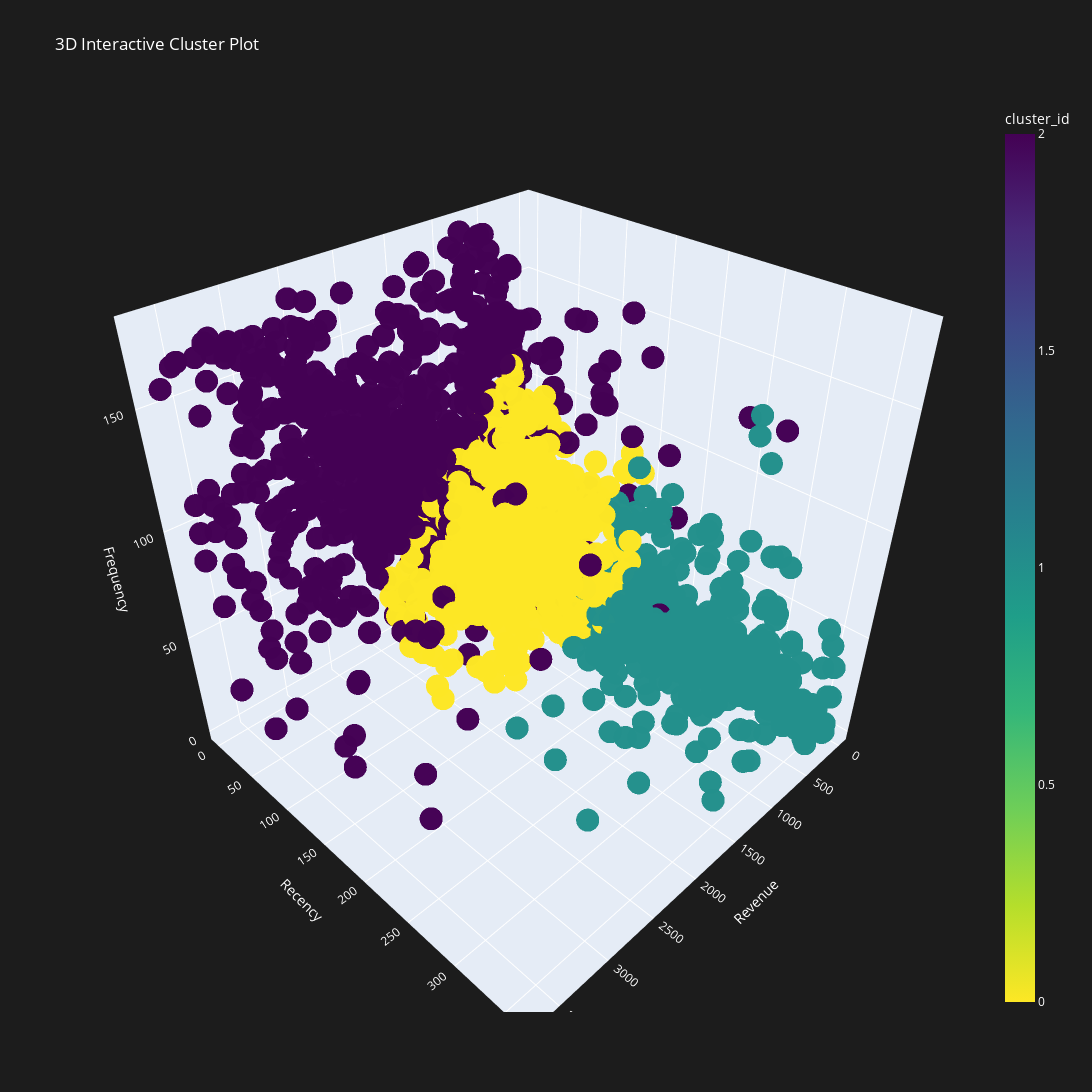

Notebook code for this chart:
### Markdown cell above
### 5.4 Interactive 3-D Plot of the K-Means Clusters

### Code cell
import plotly.express as px

# Create 3D scatter plot using Plotly
fig = px.scatter_3d(grouped_df, x='monetary_value', y='recency', z='frequency',
                    color='cluster_id',  # Color by cluster
                    title="3D Interactive Cluster Plot",
                    labels={'monetary_value': 'Revenue', 'recency': 'Recency', 'frequency': 'Frequency'},
                    opacity=0.99, color_continuous_scale='viridis_r')

# Set the figure size (width, height) and background color
fig.update_layout(
    width=1200,  # Width of the plot
    height=1200,  # Height of the plot
    plot_bgcolor='rgb(28, 28, 28)',  # Dark background for the plot
    paper_bgcolor='rgb(28, 28, 28)',  # Dark background for the entire paper
    font=dict(color='white')  # White font color for visibility
)

# Show the plot
fig.show()

### Figure 1 — Plotly figure (JSON) as saved in the notebook; plotly's stock layout.template omitted (floating-point values rounded to 4 significant figures; data arrays with more than 128 entries replaced by an {"elided": "..."} marker saying what was removed)
{"data": [{"hovertemplate": "Revenue=%{x}<br>Recency=%{y}<br>Frequency=%{z}<br>cluster_id=%{marker.color}<extra></extra>", "legendgroup": "", "marker": {"color": {"elided": "3586 int values"}, "coloraxis": "coloraxis", "opacity": 0.99, "symbol": "circle"}, "mode": "markers", "name": "", "scene": "scene", "showlegend": false, "type": "scatter3d", "x": {"elided": "3586 float values"}, "y": {"elided": "3586 int values"}, "z": {"elided": "3586 float values"}}], "layout": {"coloraxis": {"colorbar": {"title": {"text": "cluster_id"}}, "colorscale": [[0, "#fde725"], [0.1111, "#b5de2b"], [0.2222, "#6ece58"], [0.3333, "#35b779"], [0.4444, "#1f9e89"], [0.5556, "#26828e"], [0.6667, "#31688e"], [0.7778, "#3e4989"], [0.8889, "#482878"], [1, "#440154"]]}, "font": {"color": "white"}, "height": 1200, "legend": {"tracegroupgap": 0}, "paper_bgcolor": "rgb(28, 28, 28)", "plot_bgcolor": "rgb(28, 28, 28)", "scene": {"domain": {"x": [0, 1], "y": [0, 1]}, "xaxis": {"title": {"text": "Revenue"}}, "yaxis": {"title": {"text": "Recency"}}, "zaxis": {"title": {"text": "Frequency"}}}, "title": {"text": "3D Interactive Cluster Plot"}, "width": 1200}}
